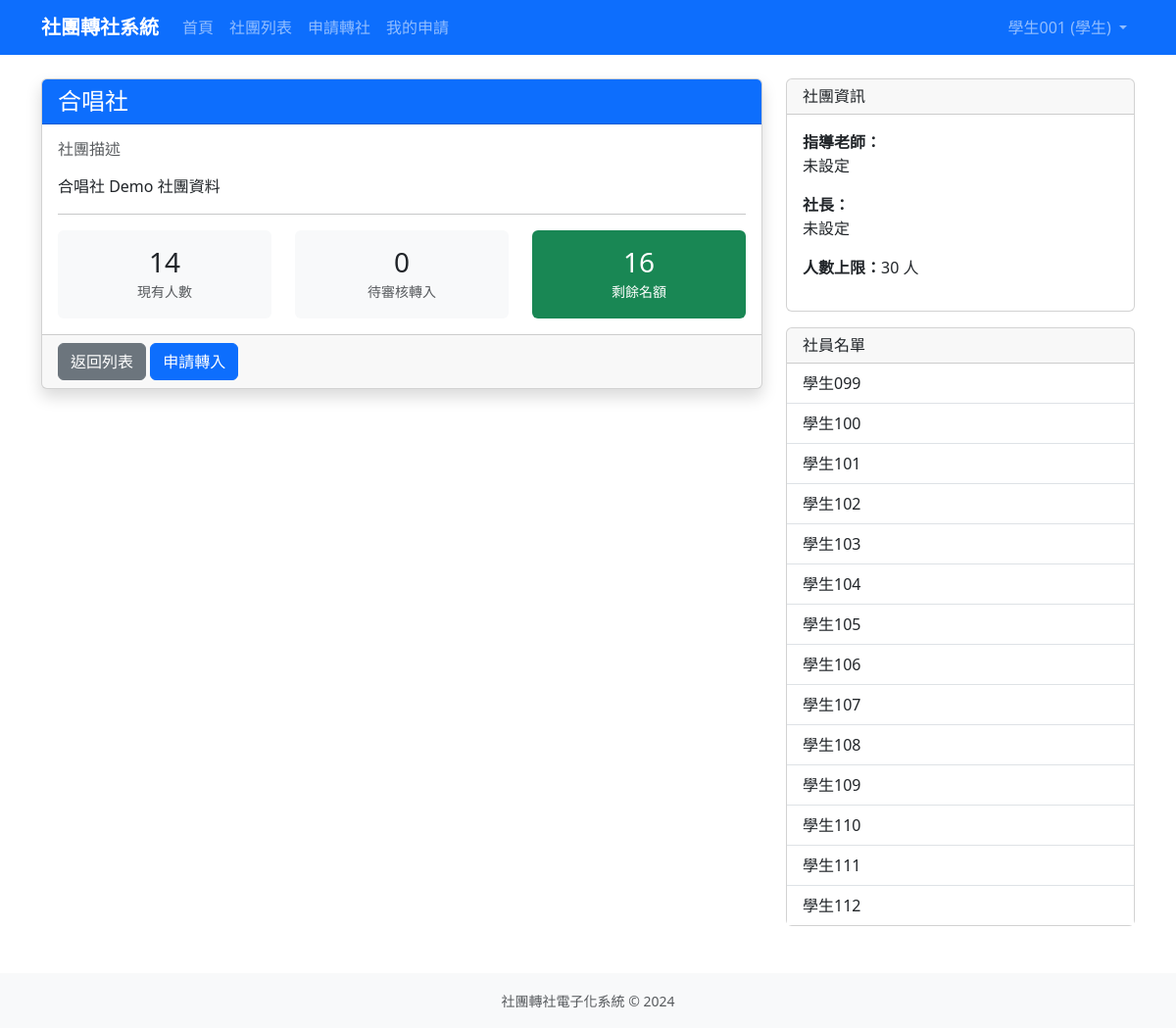
Page /clubs/27/ (signed in) on the earlier database version.
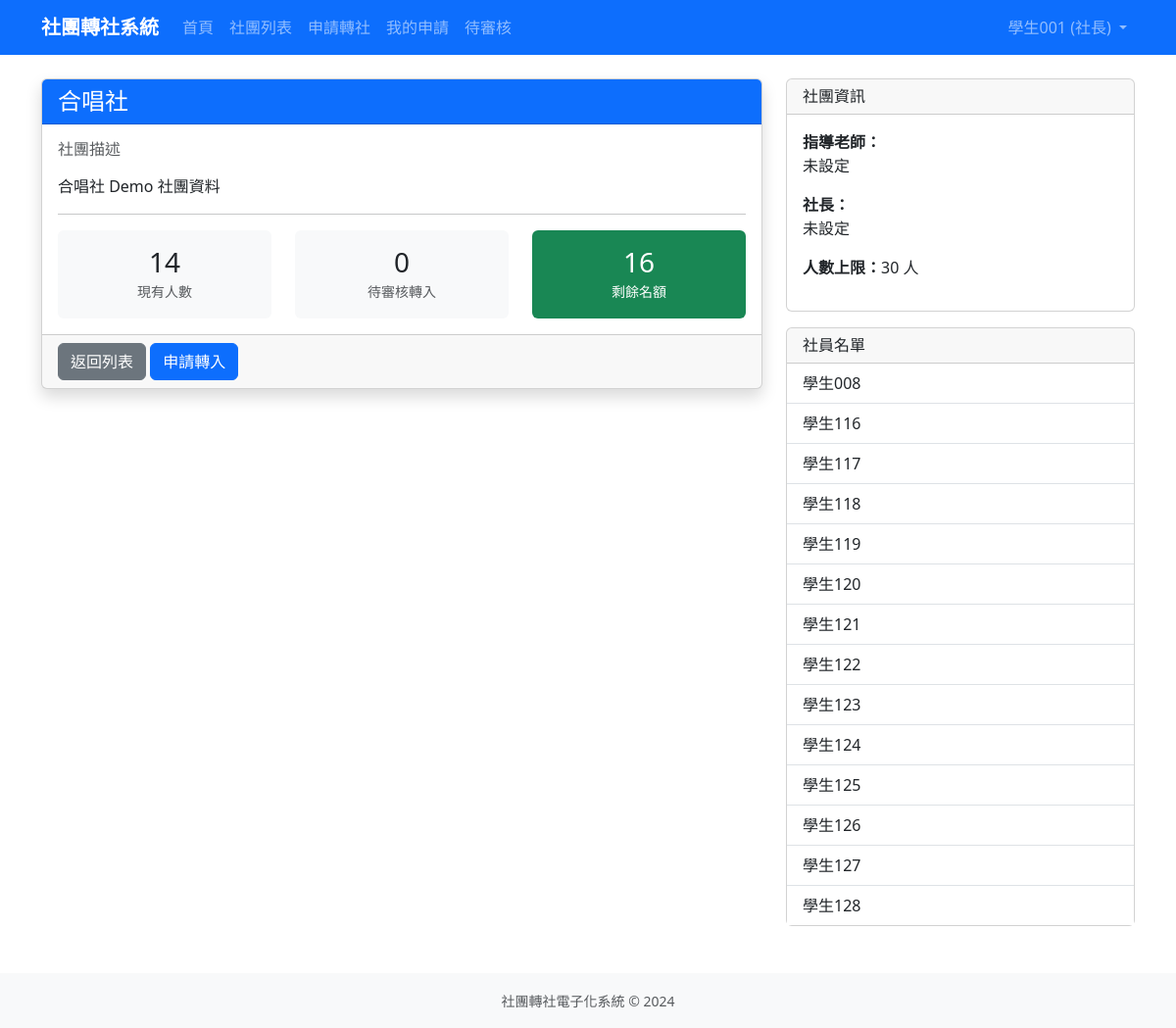
Same page on the later database version.
### accounts/models.py (models this page shows, shortened)
class User(AbstractUser):
    ROLE_CHOICES = [
        ('student', '學生'),
        ('president', '社長'),
        ('teacher', '指導老師'),
        ('admin', '訓育組（管理員）'),
    ]
    role = models.CharField(
        max_length=20,
        choices=ROLE_CHOICES,
        default='student',
        verbose_name='身分組'
    )
    student_id = models.CharField(
        max_length=20,
        blank=True,
        verbose_name='學號'
    )
    club = models.ForeignKey(
        'clubs.Club',
        on_delete=models.SET_NULL,
        null=True,
        blank=True,
        verbose_name='所屬社團',
        related_name='members'
    )
    phone = models.CharField(max_length=20, blank=True, verbose_name='電話')
    class Meta:
        verbose_name = '使用者'
        verbose_name_plural = '使用者'

### clubs/views.py (the view)
# urls.py: path('<int:pk>/', views.ClubDetailView.as_view(), name='club_detail'),
class ClubDetailView(LoginRequiredMixin, DetailView):
    model = Club
    template_name = 'clubs/club_detail.html'
    context_object_name = 'club'
    def get_context_data(self, **kwargs):
        context = super().get_context_data(**kwargs)
        club = self.object
        pending_count = club.transfer_in_requests.filter(
            status__in=['new_president_pending', 'new_teacher_pending']
        ).count()
        context['pending_count'] = pending_count
        context['remaining_slots'] = club.get_remaining_slots()
        context['members'] = club.members.all()
        return context

### clubs/models.py (called while the page is built)
    def has_available_slots(self):
        return self.current_members < self.max_members

    def get_remaining_slots(self):
        return max(0, self.max_members - self.current_members)

### templates/clubs/club_detail.html (shortened to what this page needs)
{% extends 'base.html' %}
{% block content %}
<div class="row">
    <div class="col-md-8">
        <div class="card shadow">
            <div class="card-header bg-primary text-white">
                <h4 class="mb-0">{{ club.name }}</h4>
            </div>
            <div class="card-body">
                <h6 class="text-muted">社團描述</h6>
                <p>{{ club.description|default:"暫無描述"|linebreaks }}</p>
                <hr>
                <div class="row text-center">
                    <div class="col-4">
                        <div class="p-3 bg-light rounded">
                            <h3 class="mb-0">{{ club.current_members }}</h3>
                            <small class="text-muted">現有人數</small>
                        </div>
                    </div>
                    <div class="col-4">
                        <div class="p-3 bg-light rounded">
                            <h3 class="mb-0">{{ pending_count }}</h3>
                            <small class="text-muted">待審核轉入</small>
                        </div>
                    </div>
                    <div class="col-4">
                        <div class="p-3 {% if remaining_slots > 0 %}bg-success text-white{% else %}bg-danger text-white{% endif %} rounded">
                            <h3 class="mb-0">{{ remaining_slots }}</h3>
                            <small>剩餘名額</small>
                        </div>
                    </div>
                </div>
            </div>
            <div class="card-footer">
                <a href="{% url 'club_list' %}" class="btn btn-secondary">返回列表</a>
                {% if user.role == 'student' or user.role == 'president' %}
                    {% if club.has_available_slots %}
                        <a href="{% url 'transfer_apply' %}" class="btn btn-primary">申請轉入</a>
                    {% else %}
                        <button class="btn btn-secondary" disabled>已額滿</button>
                    {% endif %}
                {% endif %}
            </div>
        </div>
    </div>
    <div class="col-md-4">
        <div class="card">
            <div class="card-header">
                <h6 class="mb-0">社團資訊</h6>
            </div>
            <div class="card-body">
                <p><strong>指導老師：</strong><br>{{ club.teacher.get_full_name|default:"未設定" }}</p>
                <p><strong>社長：</strong><br>{{ club.president.get_full_name|default:"未設定" }}</p>
                <p><strong>人數上限：</strong>{{ club.max_members }} 人</p>
            </div>
        </div>
        <div class="card mt-3">
            <div class="card-header">
                <h6 class="mb-0">社員名單</h6>
            </div>
            <div class="card-body p-0">
                <ul class="list-group list-group-flush">
                    {% for member in members %}
                        <li class="list-group-item d-flex justify-content-between align-items-center">
                            {{ member.get_full_name|default:member.username }}
                        </li>
                    {% empty %}
                        <li class="list-group-item text-muted">暫無社員</li>
                    {% endfor %}
                </ul>
            </div>
        </div>
    </div>
</div>
{% endblock %}

### templates/base.html (shortened to what this page needs)
<!DOCTYPE html>
<html lang="zh-TW">
<head>
    <link href="https://cdn.jsdelivr.net/npm/bootstrap@5.3.0/dist/css/bootstrap.min.css" rel="stylesheet">
</head>
<body>
    <nav class="navbar navbar-expand-lg navbar-dark bg-primary">
        <div class="container">
            <a class="navbar-brand" href="{% url 'home' %}">社團轉社系統</a>
            <div class="collapse navbar-collapse" id="navbarNav">
                <ul class="navbar-nav me-auto">
                    <li class="nav-item">
                        <a class="nav-link" href="{% url 'home' %}">首頁</a>
                    </li>
                    <li class="nav-item">
                        <a class="nav-link" href="{% url 'club_list' %}">社團列表</a>
                    </li>
                    {% if user.is_authenticated %}
                        {% if user.role == 'student' or user.role == 'president' %}
                            <li class="nav-item">
                                <a class="nav-link" href="{% url 'transfer_apply' %}">申請轉社</a>
                            </li>
                            <li class="nav-item">
                                <a class="nav-link" href="{% url 'my_requests' %}">我的申請</a>
                            </li>
                        {% endif %}
                        {% if user.role == 'president' or user.role == 'teacher' or user.role == 'admin' %}
                            <li class="nav-item">
                                <a class="nav-link" href="{% url 'pending_approvals' %}">待審核</a>
                            </li>
                        {% endif %}
                    {% endif %}
                </ul>
                <ul class="navbar-nav">
                    {% if user.is_authenticated %}
                        <li class="nav-item dropdown">
                            <a class="nav-link dropdown-toggle" href="#" role="button" data-bs-toggle="dropdown">
                                {{ user.get_full_name|default:user.username }} ({{ user.get_role_display }})
                            </a>
                        </li>
                    {% else %}
                        <li class="nav-item">
                            <a class="nav-link" href="{% url 'login' %}">登入</a>
                        </li>
                    {% endif %}
                </ul>
            </div>
        </div>
    </nav>
    <main class="container my-4">
        {% block content %}{% endblock %}
    </main>
    <footer class="bg-light py-3 mt-5">
        <div class="container text-center text-muted">
            <small>社團轉社電子化系統 &copy; 2024</small>
        </div>
    </footer>
</body>
</html>

Differences in the rows shown:
no longer on this page (row edited): User: get_full_name "學生099"
no longer on this page (row edited): User: get_full_name "學生100"
no longer on this page (row edited): User: get_full_name "學生101"
no longer on this page (row edited): User: get_full_name "學生102"
no longer on this page (row edited): User: get_full_name "學生103"
no longer on this page (row edited): User: get_full_name "學生104"
no longer on this page (row edited): User: get_full_name "學生105"
no longer on this page (row edited): User: get_full_name "學生106"
no longer on this page (row edited): User: get_full_name "學生107"
no longer on this page (row edited): User: get_full_name "學生108"
no longer on this page (row edited): User: get_full_name "學生109"
no longer on this page (row edited): User: get_full_name "學生110"
no longer on this page (row edited): User: get_full_name "學生111"
no longer on this page (row edited): User: get_full_name "學生112"
changed User "學生001": role "學生" → "社長"
now on this page (row edited): User: get_full_name "學生008"
now on this page (row edited): User: get_full_name "學生116"
now on this page (row edited): User: get_full_name "學生117"
now on this page (row edited): User: get_full_name "學生118"
now on this page (row edited): User: get_full_name "學生119"
now on this page (row edited): User: get_full_name "學生120"
now on this page (row edited): User: get_full_name "學生121"
now on this page (row edited): User: get_full_name "學生122"
now on this page (row edited): User: get_full_name "學生123"
now on this page (row edited): User: get_full_name "學生124"
now on this page (row edited): User: get_full_name "學生125"
now on this page (row edited): User: get_full_name "學生126"
now on this page (row edited): User: get_full_name "學生127"
now on this page (row edited): User: get_full_name "學生128"
Other differences:
text now shown: "待審核"
